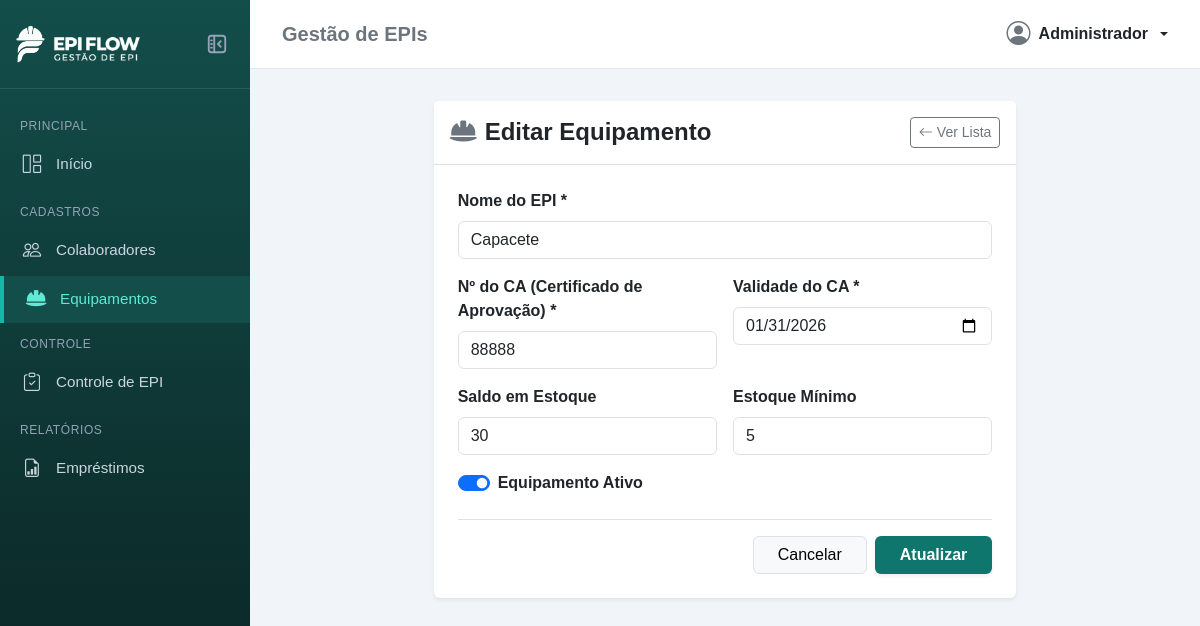
/epis/4/editar/, run on an earlier commit of the app's database.
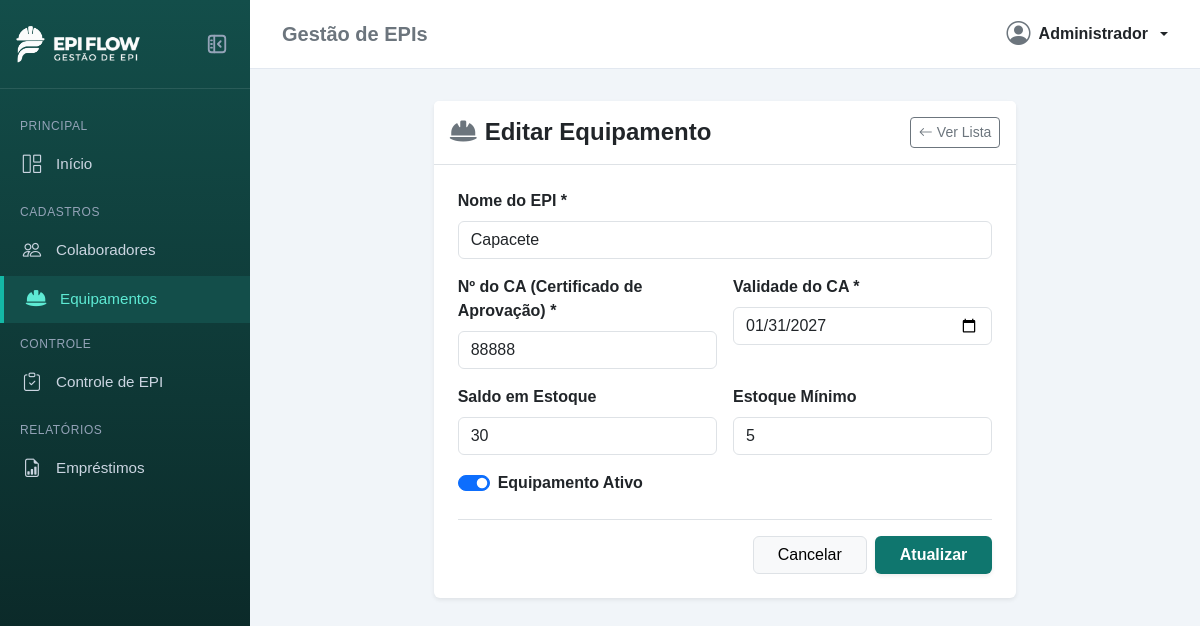
And on a later commit of the database.
### apps/epis/models.py (models this page shows, shortened)
class Equipamento(models.Model):
    nome = models.CharField(max_length=100)
    ca_numero = models.CharField(max_length=30)
    validade_ca = models.DateField()
    saldo_estoque = models.IntegerField(default=0)
    estoque_minimo = models.IntegerField(default=5)
    ativo = models.BooleanField(default=True)

### apps/epis/views.py (the view)
# urls.py: path('<int:id>/editar/', views.editar_equipamento, name='editar'),
def editar_equipamento(request, id):
    equipamento = get_object_or_404(Equipamento, id=id)
    if request.method == 'POST':
        form = EquipamentoForm(request.POST, instance=equipamento)
        if form.is_valid():
            form.save()
            messages.success(request, 'Equipamento atualizado com sucesso!')
            return redirect('epis:listar')
        else:
            messages.error(request, 'Erro ao atualizar equipamento! Verifique os dados.')
    else:
        form = EquipamentoForm(instance=equipamento)
    return render(request, 'epis/cadastrar.html', {
        'form': form,
        'equipamento': equipamento,
        'titulo': 'Editar Equipamento',
        'botao_texto': 'Atualizar',
        'editando': True,
    })

### templates/epis/cadastrar.html (shortened to what this page needs)
{% extends 'base.html' %}
{% load static %}
{% block content %}
<div class="row justify-content-center">
    <div class="col-12 col-md-8">
        <div class="card shadow-sm border-0">
            <div class="card-header bg-white border-bottom py-3 d-flex justify-content-between align-items-center">
                <h4 class="mb-0 fw-bold text-dark">
                    <i class="fa-solid fa-helmet-safety me-2 text-secondary"></i>{{ titulo }}
                </h4>
                <a href="{% url 'epis:listar' %}" class="btn btn-outline-secondary btn-sm">
                    <i class="bi bi-arrow-left me-1"></i>Ver Lista
                </a>
            </div>
            <div class="card-body p-4">
                <form method="POST" novalidate>
                    <div class="mb-3">
                        <label for="{{ form.nome.id_for_label }}" class="form-label fw-semibold">
                            {{ form.nome.label }} *
                        </label>
                        {{ form.nome }}
                    </div>
                    <div class="row g-3 mb-3">
                        <div class="col-md-6">
                            <label for="{{ form.ca_numero.id_for_label }}" class="form-label fw-semibold">
                                {{ form.ca_numero.label }} *
                            </label>
                            {{ form.ca_numero }}
                        </div>
                        <div class="col-md-6">
                            <label for="{{ form.validade_ca.id_for_label }}" class="form-label fw-semibold">
                                {{ form.validade_ca.label }} *
                            </label>
                            {{ form.validade_ca }}
                        </div>
                    </div>
                    <div class="row g-3 mb-3">
                        <div class="col-md-6">
                            <label for="{{ form.saldo_estoque.id_for_label }}" class="form-label fw-semibold">
                                {{ form.saldo_estoque.label }}
                            </label>
                            {{ form.saldo_estoque }}
                        </div>
                        <div class="col-md-6">
                            <label for="{{ form.estoque_minimo.id_for_label }}" class="form-label fw-semibold">
                                {{ form.estoque_minimo.label }}
                            </label>
                            {{ form.estoque_minimo }}
                        </div>
                    </div>
                    <div class="form-check form-switch mb-4">
                        {{ form.ativo }}
                        <label class="form-check-label fw-semibold" for="{{ form.ativo.id_for_label }}">
                            {{ form.ativo.label }}
                        </label>
                    </div>
                    <div class="d-flex justify-content-end gap-2 border-top pt-3">
                        <a href="{% url 'epis:listar' %}" class="btn btn-light border px-4">Cancelar</a>
                        <button type="submit" class="btn btn-custom px-4 fw-bold shadow-sm">
                            {{ botao_texto }}
                        </button>
                    </div>
                </form>
            </div>
        </div>
    </div>
</div>
{% endblock %}

What changed in the data, as far as the page shows it:
changed Equipamento "Capacete": validade_ca "01/31/2026" → "01/31/2027"
